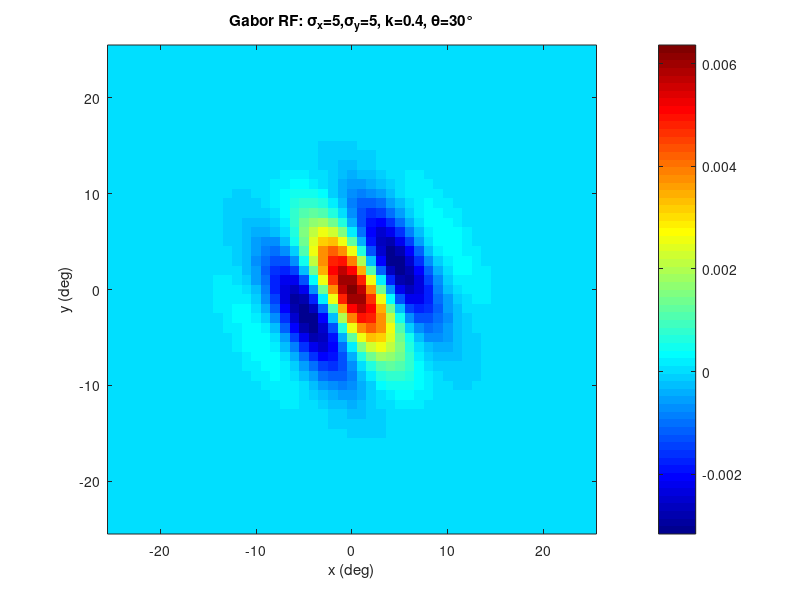

MATLAB code to generate this figure:
%%-------Problem 2a: -------Prepare a simplified model RF of asimple cell in V

% basic parameters
sig_x=5; % Gaussian width along carrier axis
sig_y=5; % Gaussian width along orthogonal axis
k=0.5; % spatial frequency (cycles/unti)
phi= 0; % phase offset
theta= pi/6; %title angle from vertical

% the grid
x= -25:25; y=-25:25;
[xx,yy]=meshgrid(x,y);

% coordinate rotation: make x' and y' by rotating the coordinates with ø
xp= xx*cos(theta)+ yy*sin(theta);
yp= -xx*sin(theta)+ yy*cos(theta);

% Gabor RF
envelope= exp(-(xp.^2)/(2*sig_x^2)-(yp.^2)/(2*sig_y^2)); % localize the filter in space
norm_factor= 1/(2*pi*sig_y*sig_x); % normalization factor
RF= norm_factor*envelope.*cos(k*xp-phi);

% plot

figure('Color','w');
imagesc(x,y,RF);
axis image xy;           % equal scaling, origin bottom‑left
colormap(jet); 
colorbar;
title('Gabor RF: \sigma_x=5,\sigma_y=5, k=0.4, \theta=30°');
xlabel('x (deg)'), ylabel('y (deg)');
